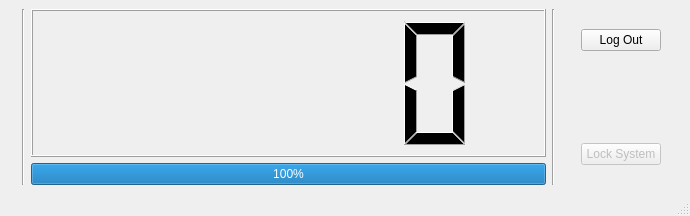
<?xml version="1.0" encoding="UTF-8"?>
<ui version="4.0">
 <class>TimerWindow</class>
 <widget class="QMainWindow" name="TimerWindow">
  <property name="geometry">
   <rect>
    <x>0</x>
    <y>0</y>
    <width>690</width>
    <height>216</height>
   </rect>
  </property>
  <property name="windowTitle">
   <string>Libki Kiosk System</string>
  </property>
  <widget class="QWidget" name="centralwidget">
   <layout class="QHBoxLayout" name="horizontalLayout">
    <item>
     <widget class="QLabel" name="logo">
      <property name="maximumSize">
       <size>
        <width>150</width>
        <height>150</height>
       </size>
      </property>
      <property name="text">
       <string notr="true"/>
      </property>
      <property name="pixmap">
       <pixmap resource="libki.qrc">:/images/images/libki.svg</pixmap>
      </property>
      <property name="scaledContents">
       <bool>true</bool>
      </property>
     </widget>
    </item>
    <item>
     <widget class="Line" name="line">
      <property name="orientation">
       <enum>Qt::Vertical</enum>
      </property>
     </widget>
    </item>
    <item>
     <layout class="QVBoxLayout" name="verticalLayout">
      <item>
       <widget class="QLCDNumber" name="lcdNumber">
        <property name="smallDecimalPoint">
         <bool>false</bool>
        </property>
        <property name="mode">
         <enum>QLCDNumber::Dec</enum>
        </property>
        <property name="segmentStyle">
         <enum>QLCDNumber::Filled</enum>
        </property>
        <property name="value" stdset="0">
         <double>0.000000000000000</double>
        </property>
        <property name="intValue" stdset="0">
         <number>0</number>
        </property>
       </widget>
      </item>
      <item>
       <widget class="QProgressBar" name="progressBar">
        <property name="value">
         <number>100</number>
        </property>
        <property name="invertedAppearance">
         <bool>false</bool>
        </property>
       </widget>
      </item>
     </layout>
    </item>
    <item>
     <widget class="Line" name="line_2">
      <property name="orientation">
       <enum>Qt::Vertical</enum>
      </property>
     </widget>
    </item>
    <item>
     <layout class="QGridLayout" name="gridLayout">
      <property name="margin">
       <number>20</number>
      </property>
      <item row="0" column="0">
       <widget class="QPushButton" name="logoutButton">
        <property name="minimumSize">
         <size>
          <width>0</width>
          <height>0</height>
         </size>
        </property>
        <property name="text">
         <string>Log Out</string>
        </property>
        <property name="icon">
         <iconset resource="libki.qrc">
          <normaloff>:/icons/system_log_out.svg</normaloff>:/icons/system_log_out.svg</iconset>
        </property>
        <property name="iconSize">
         <size>
          <width>48</width>
          <height>48</height>
         </size>
        </property>
       </widget>
      </item>
      <item row="2" column="0">
       <widget class="QPushButton" name="pauseButton">
        <property name="enabled">
         <bool>false</bool>
        </property>
        <property name="text">
         <string>Lock System</string>
        </property>
        <property name="icon">
         <iconset resource="libki.qrc">
          <normaloff>:/icons/images/icons/lock.svg</normaloff>:/icons/images/icons/lock.svg</iconset>
        </property>
        <property name="iconSize">
         <size>
          <width>36</width>
          <height>36</height>
         </size>
        </property>
       </widget>
      </item>
      <item row="1" column="0">
       <spacer name="verticalSpacer">
        <property name="orientation">
         <enum>Qt::Vertical</enum>
        </property>
        <property name="sizeHint" stdset="0">
         <size>
          <width>20</width>
          <height>40</height>
         </size>
        </property>
       </spacer>
      </item>
     </layout>
    </item>
   </layout>
  </widget>
  <widget class="QMenuBar" name="menubar">
   <property name="geometry">
    <rect>
     <x>0</x>
     <y>0</y>
     <width>690</width>
     <height>18</height>
    </rect>
   </property>
  </widget>
  <widget class="QStatusBar" name="statusBar"/>
 </widget>
 <resources>
  <include location="libki.qrc"/>
 </resources>
 <connections/>
</ui>
